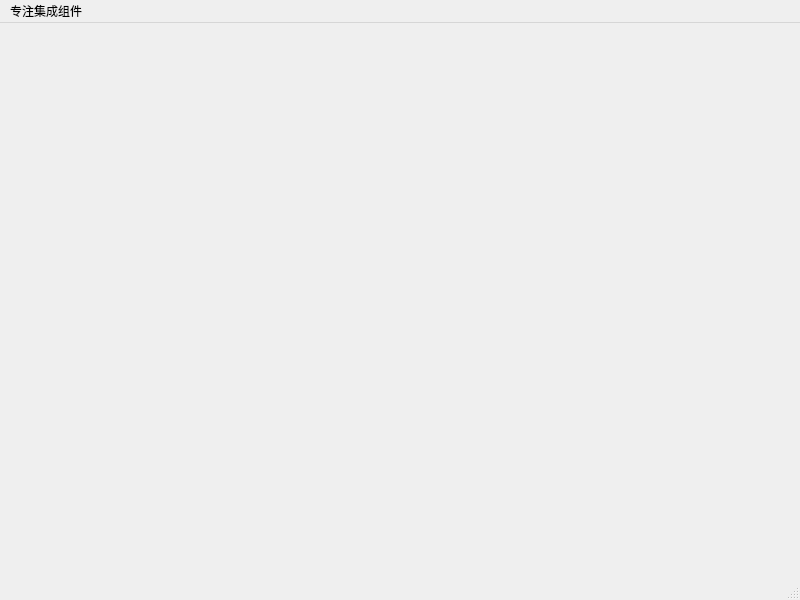
<?xml version="1.0" encoding="UTF-8"?>
<ui version="4.0">
 <class>MainWindow</class>
 <widget class="QMainWindow" name="MainWindow">
  <property name="geometry">
   <rect>
    <x>0</x>
    <y>0</y>
    <width>800</width>
    <height>600</height>
   </rect>
  </property>
  <property name="windowTitle">
   <string>MainWindow</string>
  </property>
  <widget class="QWidget" name="centralwidget">
   <widget class="TimerWidget" name="timerContainer" native="true">
    <property name="geometry">
     <rect>
      <x>19</x>
      <y>19</y>
      <width>761</width>
      <height>151</height>
     </rect>
    </property>
   </widget>
   <widget class="ClockWidget" name="clockContainer" native="true">
    <property name="geometry">
     <rect>
      <x>10</x>
      <y>170</y>
      <width>231</width>
      <height>71</height>
     </rect>
    </property>
   </widget>
   <widget class="NoteWidget" name="noteContainer" native="true">
    <property name="geometry">
     <rect>
      <x>310</x>
      <y>200</y>
      <width>471</width>
      <height>361</height>
     </rect>
    </property>
   </widget>
  </widget>
  <widget class="QMenuBar" name="menubar">
   <property name="geometry">
    <rect>
     <x>0</x>
     <y>0</y>
     <width>800</width>
     <height>21</height>
    </rect>
   </property>
   <widget class="QMenu" name="menu">
    <property name="title">
     <string>专注集成组件</string>
    </property>
   </widget>
   <addaction name="menu"/>
  </widget>
  <widget class="QStatusBar" name="statusbar"/>
 </widget>
 <customwidgets>
  <customwidget>
   <class>TimerWidget</class>
   <extends>QWidget</extends>
   <header>timerwidget.h</header>
   <container>1</container>
  </customwidget>
  <customwidget>
   <class>ClockWidget</class>
   <extends>QWidget</extends>
   <header>clockwidget.h</header>
   <container>1</container>
  </customwidget>
  <customwidget>
   <class>NoteWidget</class>
   <extends>QWidget</extends>
   <header>notewidget.h</header>
   <container>1</container>
  </customwidget>
 </customwidgets>
 <resources/>
 <connections/>
</ui>
